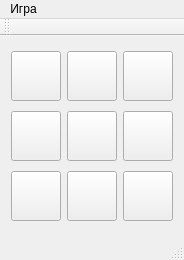
<?xml version="1.0" encoding="UTF-8"?>
<ui version="4.0">
 <class>wind</class>
 <widget class="QMainWindow" name="wind">
  <property name="geometry">
   <rect>
    <x>0</x>
    <y>0</y>
    <width>180</width>
    <height>260</height>
   </rect>
  </property>
  <property name="windowTitle">
   <string>X&amp;O</string>
  </property>
  <property name="windowOpacity">
   <double>0.000000000000000</double>
  </property>
  <widget class="QWidget" name="centralWidget">
   <layout class="QGridLayout" name="gridLayout">
    <item row="0" column="0">
     <widget class="QPushButton" name="but0">
      <property name="minimumSize">
       <size>
        <width>50</width>
        <height>50</height>
       </size>
      </property>
     </widget>
    </item>
    <item row="0" column="1">
     <widget class="QPushButton" name="but1">
      <property name="minimumSize">
       <size>
        <width>50</width>
        <height>50</height>
       </size>
      </property>
     </widget>
    </item>
    <item row="0" column="2">
     <widget class="QPushButton" name="but2">
      <property name="minimumSize">
       <size>
        <width>50</width>
        <height>50</height>
       </size>
      </property>
     </widget>
    </item>
    <item row="1" column="0">
     <widget class="QPushButton" name="but3">
      <property name="minimumSize">
       <size>
        <width>50</width>
        <height>50</height>
       </size>
      </property>
     </widget>
    </item>
    <item row="1" column="1">
     <widget class="QPushButton" name="but4">
      <property name="minimumSize">
       <size>
        <width>50</width>
        <height>50</height>
       </size>
      </property>
     </widget>
    </item>
    <item row="2" column="2">
     <widget class="QPushButton" name="but8">
      <property name="minimumSize">
       <size>
        <width>50</width>
        <height>50</height>
       </size>
      </property>
     </widget>
    </item>
    <item row="2" column="0">
     <widget class="QPushButton" name="but6">
      <property name="minimumSize">
       <size>
        <width>50</width>
        <height>50</height>
       </size>
      </property>
     </widget>
    </item>
    <item row="1" column="2">
     <widget class="QPushButton" name="but5">
      <property name="minimumSize">
       <size>
        <width>50</width>
        <height>50</height>
       </size>
      </property>
     </widget>
    </item>
    <item row="2" column="1">
     <widget class="QPushButton" name="but7">
      <property name="minimumSize">
       <size>
        <width>50</width>
        <height>50</height>
       </size>
      </property>
     </widget>
    </item>
   </layout>
  </widget>
  <widget class="QMenuBar" name="menuBar">
   <property name="geometry">
    <rect>
     <x>0</x>
     <y>0</y>
     <width>180</width>
     <height>34</height>
    </rect>
   </property>
   <widget class="QMenu" name="menu">
    <property name="title">
     <string>Игра</string>
    </property>
    <addaction name="action"/>
   </widget>
   <addaction name="menu"/>
  </widget>
  <widget class="QToolBar" name="mainToolBar">
   <attribute name="toolBarArea">
    <enum>TopToolBarArea</enum>
   </attribute>
   <attribute name="toolBarBreak">
    <bool>false</bool>
   </attribute>
  </widget>
  <widget class="QStatusBar" name="statusBar"/>
  <action name="action">
   <property name="text">
    <string>Новая</string>
   </property>
  </action>
 </widget>
 <layoutdefault spacing="6" margin="11"/>
 <resources/>
 <connections/>
</ui>
